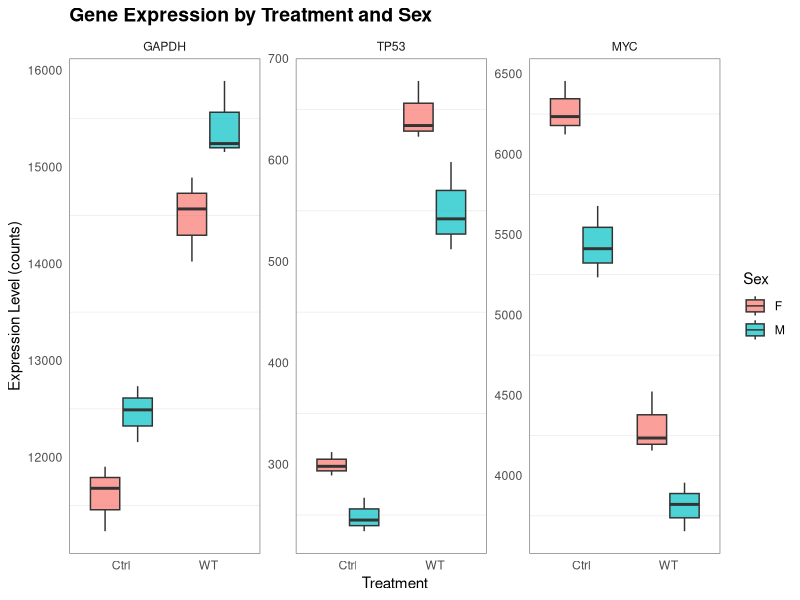
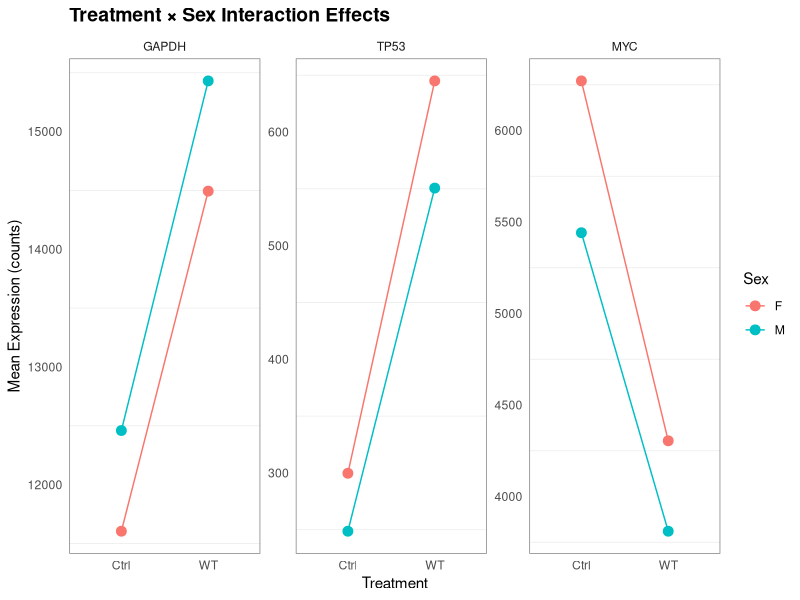

The R script that drew these images, in order:
# ============================================================================
# Gene Expression Data: Wide to Long Format Transformation
# ============================================================================
# This script demonstrates converting messy (wide) gene expression data 
# into tidy (long) format suitable for analysis.
#
# Experimental Design:
# - 3 genes: GAPDH, TP53, MYC
# - 2 treatments: WT (wildtype) vs Control
# - 2 sexes: Male (M) vs Female (F)
# - 3 replicates per condition
# - Total: 24 samples (3 genes × 2 treatments × 2 sexes × 3 replicates)
# ============================================================================

library(tidyverse)
library(tibble)

# ============================================================================
# PART 1: CREATE MESSY DATA (WIDE FORMAT)
# ============================================================================
# In real scenarios, you'd read this from a CSV, but we'll create it for
# demonstration purposes.

set.seed(42)

# Create the wide format data (genes as columns)
gene_data_wide <- tibble(
  sample_id = c(
    "WT_M_1", "WT_M_2", "WT_M_3",
    "WT_F_1", "WT_F_2", "WT_F_3",
    "Ctrl_M_1", "Ctrl_M_2", "Ctrl_M_3",
    "Ctrl_F_1", "Ctrl_F_2", "Ctrl_F_3"
  ),
  GAPDH = c(15243, 15891, 15156, 14023, 14567, 14891, 12156, 12489, 12734, 11234, 11678, 11901),
  TP53 = c(542, 598, 512, 623, 678, 634, 234, 267, 245, 289, 312, 298),
  MYC = c(3821, 3956, 3654, 4156, 4523, 4234, 5234, 5678, 5412, 6123, 6456, 6234)
)

cat("\n=== WIDE FORMAT DATA (MESSY) ===\n")
cat("This is the 'messy' format where each gene is a separate column.\n")
cat("Problem: Not tidy because each gene is a variable, not an observation.\n\n")
print(gene_data_wide)

# ============================================================================
# PART 2: CONVERT FROM WIDE TO LONG FORMAT
# ============================================================================
# Step 1: Pivot columns into rows
# This transforms genes from columns into values in a "gene" column
# and their counts into a "counts" column.

gene_data_long <- gene_data_wide %>%
  pivot_longer(
    cols = c(GAPDH, TP53, MYC),      # Columns to pivot
    names_to = "gene",                # New column for gene names
    values_to = "counts"              # New column for expression values
  )

cat("\n=== LONG FORMAT DATA (PARTIALLY TIDY) ===\n")
cat("After pivot_longer(): Genes are now rows instead of columns.\n")
cat("Each observation = one sample × one gene combination\n\n")
print(gene_data_long)

# ============================================================================
# PART 3: SEPARATE COMPOSITE IDs INTO INDIVIDUAL VARIABLES
# ============================================================================
# Step 2: Extract treatment, sex, and replicate from sample_id
# The sample_id has format: TREATMENT_SEX_REPLICATE (e.g., WT_M_1)

gene_data_tidy <- gene_data_long %>%
  separate(
    col = sample_id,
    into = c("treatment", "sex", "replicate"),
    sep = "_",
    remove = FALSE  # Keep original sample_id for reference
  ) %>%
  mutate(
    replicate = as.integer(replicate),
    treatment = factor(treatment, levels = c("Ctrl", "WT")),
    sex = factor(sex, levels = c("F", "M")),
    gene = factor(gene, levels = c("GAPDH", "TP53", "MYC"))
  )

cat("\n=== FULLY TIDY DATA (LONG FORMAT) ===\n")
cat("After separate(): Now we have individual columns for treatment, sex, and replicate.\n")
cat("This is tidy! One observation per row.\n\n")
print(gene_data_tidy)

# ============================================================================
# PART 4: VERIFY TIDY STRUCTURE
# ============================================================================

cat("\n=== VERIFYING TIDY STRUCTURE ===\n")
cat("Dimensions: ", nrow(gene_data_tidy), " rows × ", ncol(gene_data_tidy), " columns\n\n")

cat("Column names:\n")
print(colnames(gene_data_tidy))

cat("\nColumn classes:\n")
print(sapply(gene_data_tidy, class))

cat("\nUnique values:\n")
cat("- Genes: ", paste(unique(gene_data_tidy$gene), collapse = ", "), "\n")
cat("- Treatments: ", paste(unique(gene_data_tidy$treatment), collapse = ", "), "\n")
cat("- Sexes: ", paste(unique(gene_data_tidy$sex), collapse = ", "), "\n")
cat("- Replicates: ", paste(unique(gene_data_tidy$replicate), collapse = ", "), "\n")
cat("- Expected rows: 3 genes × 2 treatments × 2 sexes × 3 replicates = 36 rows\n")
cat("- Actual rows: ", nrow(gene_data_tidy), "\n")

# ============================================================================
# PART 5: DEMONSTRATE DOWNSTREAM ANALYSIS BENEFITS
# ============================================================================

cat("\n=== EXAMPLE ANALYSES (ONLY POSSIBLE WITH TIDY DATA) ===\n")

# Analysis 1: Summary statistics by gene and treatment
cat("\n1. Mean expression by gene and treatment:\n")
summary_stats <- gene_data_tidy %>%
  group_by(gene, treatment) %>%
  summarise(
    mean_counts = mean(counts),
    sd_counts = sd(counts),
    n = n(),
    .groups = "drop"
  )
print(summary_stats)

# Analysis 2: Treatment effect controlling for sex
cat("\n2. Linear model: Expression ~ Treatment + Sex + Gene\n")
model <- lm(counts ~ treatment + sex + gene, data = gene_data_tidy)
cat("Model summary:\n")
print(summary(model))

# Analysis 3: Interaction between treatment and sex
cat("\n3. Model with interaction: Expression ~ Treatment × Sex\n")
model_interaction <- lm(counts ~ treatment * sex, data = gene_data_tidy %>% filter(gene == "MYC"))
cat("For MYC gene only:\n")
print(summary(model_interaction))

# ============================================================================
# PART 6: CREATING PUBLICATION-READY PLOTS (ONLY POSSIBLE WITH TIDY DATA)
# ============================================================================

cat("\n=== GENERATING PLOTS (requires tidy data) ===\n")

# Plot 1: Box plot of expression by treatment, faceted by gene
plot1 <- ggplot(gene_data_tidy, aes(x = treatment, y = counts, fill = sex)) +
  geom_boxplot(alpha = 0.7) +
  facet_wrap(~gene, scales = "free_y") +
  theme_minimal() +
  theme(
    panel.grid.major = element_blank(),
    panel.border = element_rect(colour = "grey50", fill = NA),
    plot.title = element_text(face = "bold", size = 14)
  ) +
  labs(
    title = "Gene Expression by Treatment and Sex",
    x = "Treatment",
    y = "Expression Level (counts)",
    fill = "Sex"
  )

ggsave("/mnt/user-data/outputs/gene_expression_boxplot.png", plot1, width = 10, height = 5)
cat("\nSaved: gene_expression_boxplot.png\n")

# Plot 2: Interaction plot
plot2 <- ggplot(gene_data_tidy, aes(x = treatment, y = counts, color = sex, group = sex)) +
  stat_summary(fun = mean, geom = "point", size = 3) +
  stat_summary(fun = mean, geom = "line") +
  facet_wrap(~gene, scales = "free_y") +
  theme_minimal() +
  theme(
    panel.grid.major = element_blank(),
    panel.border = element_rect(colour = "grey50", fill = NA),
    plot.title = element_text(face = "bold", size = 14)
  ) +
  labs(
    title = "Treatment × Sex Interaction Effects",
    x = "Treatment",
    y = "Mean Expression (counts)",
    color = "Sex"
  )

ggsave("/mnt/user-data/outputs/gene_expression_interaction.png", plot2, width = 10, height = 5)
cat("Saved: gene_expression_interaction.png\n")

# ============================================================================
# PART 7: REVERSE TRANSFORMATION (LONG BACK TO WIDE)
# ============================================================================

cat("\n=== CONVERTING BACK TO WIDE FORMAT (if needed) ===\n")
cat("Sometimes you might need to go back to wide format for specific purposes.\n\n")

gene_data_wide_recovered <- gene_data_tidy %>%
  select(sample_id, gene, counts) %>%
  pivot_wider(
    names_from = gene,
    values_from = counts
  )

cat("Recovered wide format:\n")
print(gene_data_wide_recovered)

# ============================================================================
# PART 8: BEST PRACTICES CHECKLIST
# ============================================================================

cat("\n=== TIDY DATA CHECKLIST ===\n")
cat("✓ Each variable is a column\n")
cat("✓ Each observation is a row\n")
cat("✓ Each value is in its own cell\n")
cat("✓ No redundant information\n")
cat("✓ Can easily group by any variable\n")
cat("✓ Ready for plotting with ggplot2\n")
cat("✓ Suitable for statistical modeling\n")
cat("✓ Easy to filter, arrange, and summarize\n")

cat("\n=== END OF SCRIPT ===\n")
